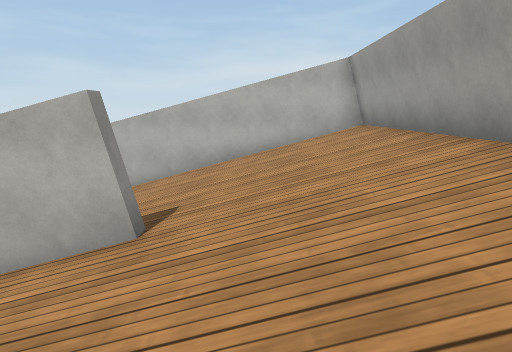
view 1 (above)

12 first-person views from a walk through a Webots world. The camera is 0.31 m above the floor, tilts 10° down and sees 70° across. The floor is counted in squares, 0.25 m on a side. Each view is taken from the middle of a square. On the plan, view 1 faces up. The plan holds only what a view shows up to about 15 squares ahead; the rest is blank. The place goes on beyond the plan. Robots are left out. Webots' stock objects and surfaces are drawn as simple stand-ins.

view 2
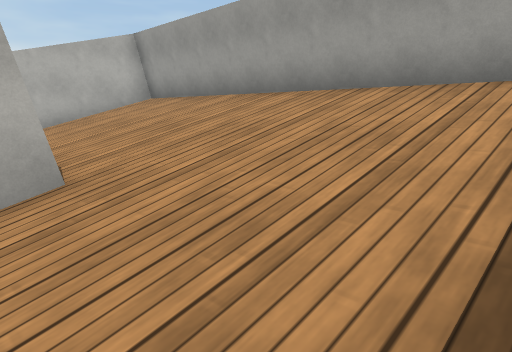

view 3
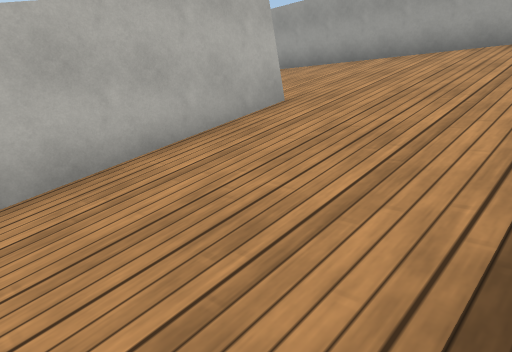

view 4
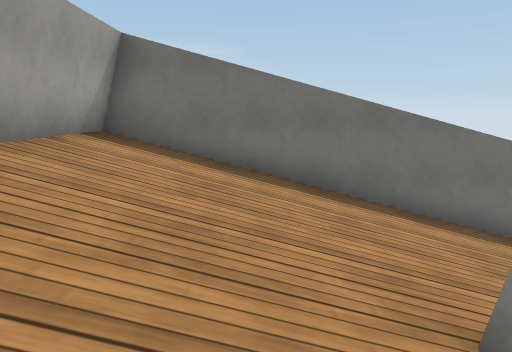

view 5
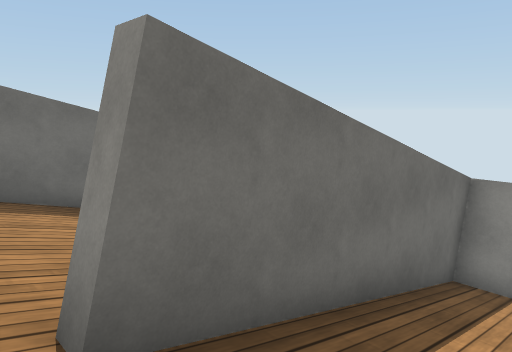

view 6
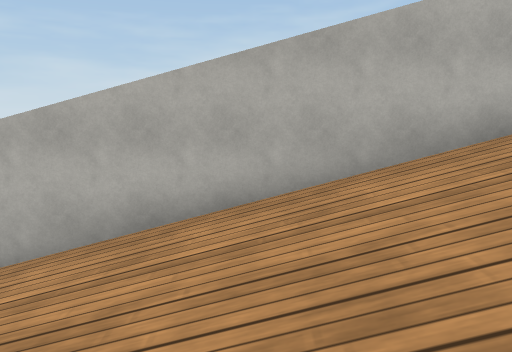

view 7
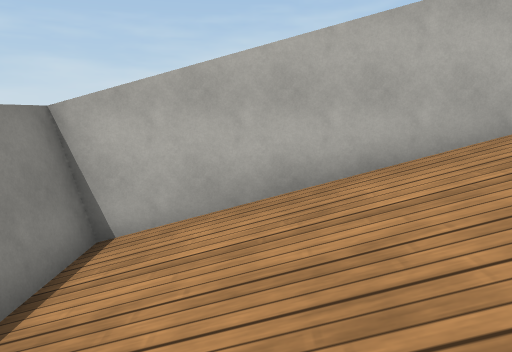

view 8
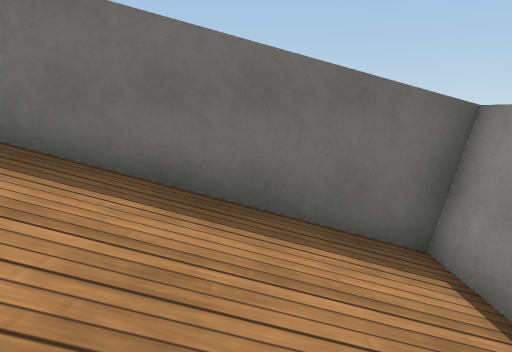

view 9
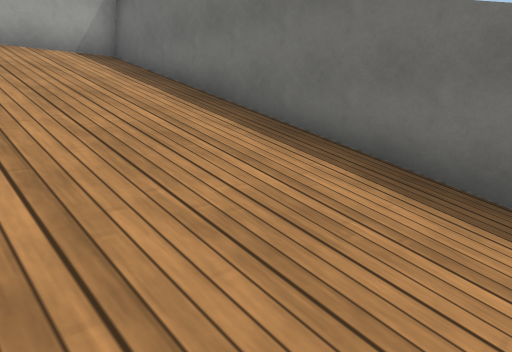

view 10
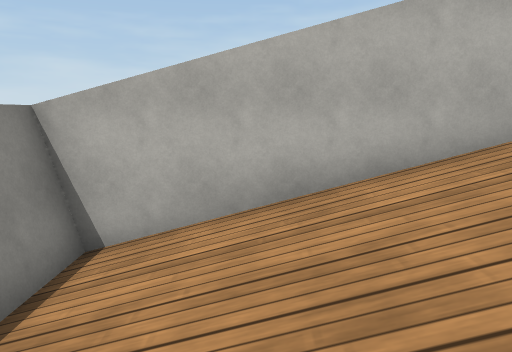

view 11
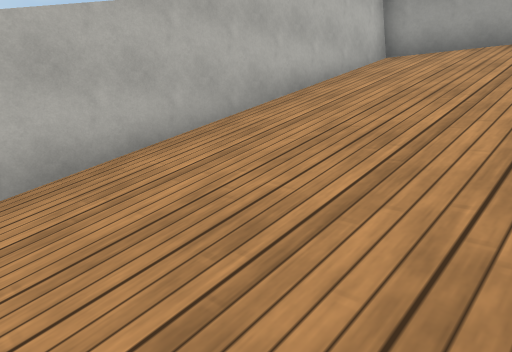

view 12
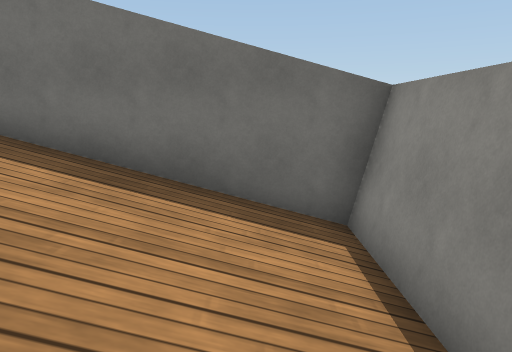

### Floor plan
Key: @ floor where view 1 was taken; # wall or solid block; . main floor; : floor 0.05 m higher than the main floor; + floor 0.1 m higher than the main floor; - floor 0.1 m lower than the main floor; _ floor 0.15 m lower than the main floor; * floor 0.2 m higher than the main floor; < floor 0.2 m lower than the main floor; ( floor 0.3 m lower than the main floor; ! floor 0.35 m lower than the main floor; ? floor 0.4 m lower than the main floor; = window, fence, low wall or low ledge.
Columns run from 9 left of view 1 to 3 right of it. Each row starts with its distance up from view 1.
 11 #############
 10 #=?!(<_-.:+*#
  9 #=?!(<_-.:+*#
  8 #=?!(<_-.:+*#
  7 #=?!(<_-.:+*#
  6 #=?!(<_-.:+*#
  5 ########.:+*#
  4 #=?!(<_-.:+*#
  3 #=?!(<_-.:+*#
  2 # ?!(<_-.:+*#
  1 #=?!(<_-.:+*#
  0 #=?!(<_-.@+*#
 -1 #############

Positions as (right, up) in squares from view 1, and headings:
1: (0, 0), facing up
2: (-3, 0), facing up-right
3: (-7, 0), facing up-right
4: (0, 7), facing down
5: (-1, 7), facing down-left
6: (-4, 6), facing up
7: (-6, 6), facing up
8: (-6, 4), facing down
9: (-7, 4), facing down-right
10: (-6, 0), facing up
11: (-7, 6), facing up-right
12: (-7, 10), facing down
